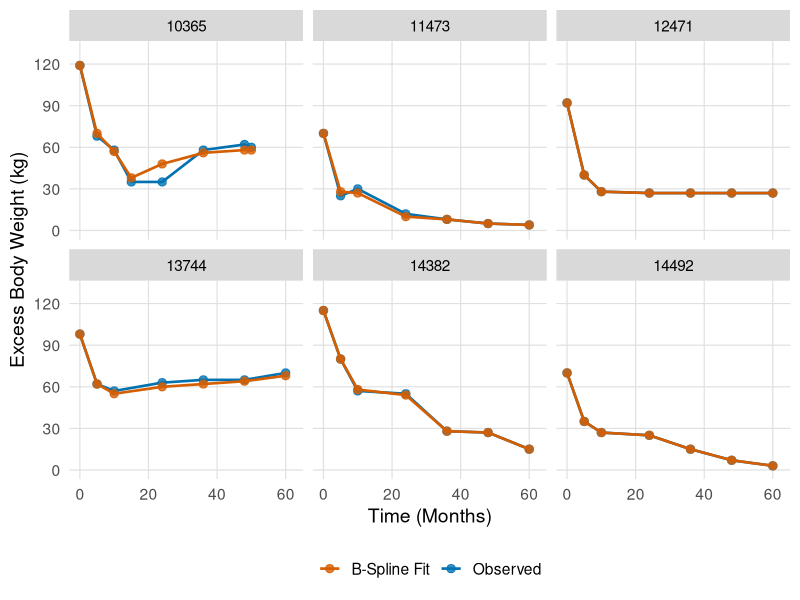

This chart was generated by the following R code:
library(ggplot2)
library(svglite)

df = read.csv("data.csv")
df$patient_id = factor(df$patient_id, levels = c("10365", "11473", "12471", "13744", "14382", "14492"))

p = ggplot(df, aes(x = time_months)) +
  geom_line(aes(y = ebw_observed, color = "Observed"), linewidth = 0.9) +
  geom_point(aes(y = ebw_observed, color = "Observed"), size = 2.5, alpha = 0.8) +
  geom_line(aes(y = ebw_spline, color = "B-Spline Fit"), linewidth = 0.9) +
  geom_point(aes(y = ebw_spline, color = "B-Spline Fit"), size = 2.5, alpha = 0.8) +
  facet_wrap(~ patient_id, ncol = 3) +
  scale_color_manual(
    values = c("Observed" = "#0072B2", "B-Spline Fit" = "#D55E00"),
    name = NULL
  ) +
  scale_x_continuous(breaks = c(0, 20, 40, 60), limits = c(0, 62)) +
  scale_y_continuous(breaks = c(0, 30, 60, 90, 120), limits = c(0, 130)) +
  labs(x = "Time (Months)", y = "Excess Body Weight (kg)") +
  theme_minimal(base_size = 14) +
  theme(
    strip.background = element_rect(fill = "grey85", color = NA),
    strip.text = element_text(size = 11, color = "black"),
    legend.position = "bottom",
    panel.grid.major = element_line(color = "grey88", linewidth = 0.4),
    panel.grid.minor = element_blank()
  )

ggsave("fig1d.svg", p, width = 7, height = 5)
